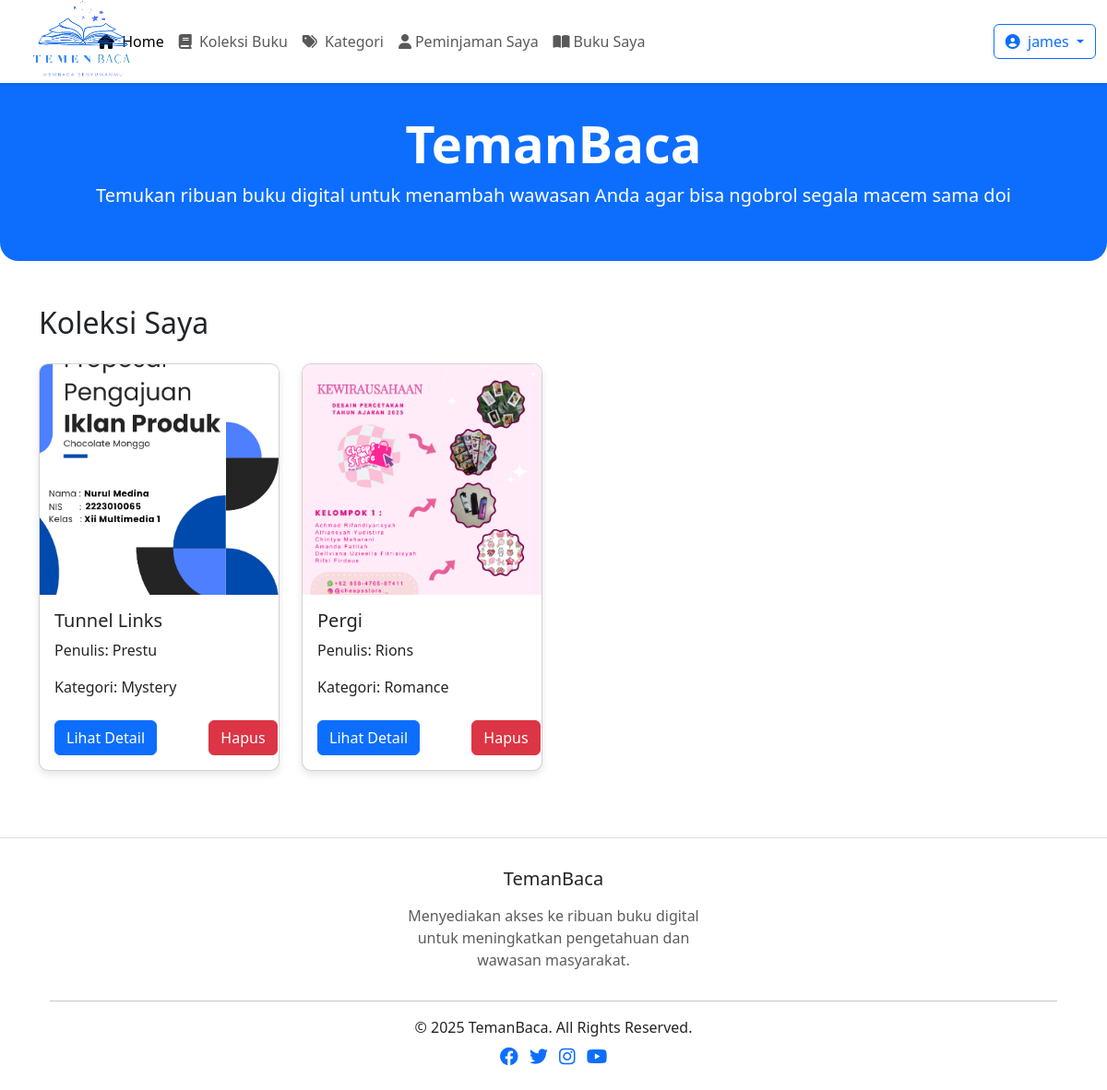
Page /index.php?page=koleksi (signed in) on the committed database.
### tables this page shows
CREATE TABLE `buku` (
  `bukuId` int(11) NOT NULL,
  `judul_buku` varchar(25) NOT NULL,
  `penulis` varchar(25) NOT NULL,
  `penerbit` varchar(25) NOT NULL,
  `gambar_buku` varchar(100) NOT NULL,
  `kategori_id` int(11) NOT NULL,
  `ebook` int(11) NOT NULL,
  `tahun_terbit` date NOT NULL
);

CREATE TABLE `kategori` (
  `kategoriId` int(11) NOT NULL,
  `nama_kategori` varchar(25) NOT NULL
);

### modul/fungsi/Home.php (called while the page is built, shortened)
<?php
class Home{
    private $conn;
    public function __construct($db){
        $this->conn = $db;
    }
public function getWishlist($userId) {
    $query = "SELECT buku.*, kategori.nama_kategori
              FROM koleksipribadi
              JOIN buku ON koleksipribadi.bukuId = buku.bukuId
              JOIN kategori ON buku.kategori_id = kategori.kategoriId
              WHERE koleksipribadi.userId = ?";
    $stmt = $this->conn->prepare($query);
    $stmt->execute([$userId]);
    return $stmt->fetchAll(PDO::FETCH_ASSOC);
}
}
?>

### modul/halaman/koleksi.php (the view, shortened to what this page needs)
<?php
$home = new Home($conn);
$wishlist = $home->getWishlist( $userId);
?>
<div class="container mt-5">
    <h2 class="mb-4">Koleksi Saya</h2>
    <?php if (empty($wishlist)): ?>
        <div class="alert alert-warning">Wishlist Anda masih kosong.</div>
    <?php else: ?>
        <div class="row">
            <?php foreach ($wishlist as $item): ?>
                <div class="col-md-3 mb-4">
                    <div class="card">
                        <img src="admin/gambar_buku/<?= $item['gambar_buku']; ?>" class="card-img-top" alt="Cover Buku">
                        <div class="card-body">
                            <h5 class="card-title"><?= $item['judul_buku']; ?></h5>
                            <p class="card-text">Penulis: <?= $item['penulis']; ?></p>
                            <p class="card-text">Kategori: <?= $item['nama_kategori']; ?></p>
                            <div class="row">
                                <div class="col-md-8 mt-2">
                                    <a href="?page=detail_buku&id=<?= $item['bukuId']; ?>" class="btn btn-primary">Lihat Detail</a>
                                </div>
                                <div class="col-md-4 float-right">
                                <form method="POST" class="mt-2">
                                <button type="submit" name="hapus_wishlist" class="btn btn-danger">Hapus</button>
                            </form>
                                </div>
                            </div>
                        </div>
                    </div>
                </div>
            <?php endforeach; ?>
        </div>
    <?php endif; ?>
</div>

### modul/component/header.php (style rules this page uses)
.card { transition: transform 0.3s; height: 100%; border-radius: 10px; box-shadow: 0 4px 8px rgba(0, 0, 0, 0.1); overflow: hidden; }
.card-img-top { height: 250px; object-fit: cover; }

### rows in the picture
buku: gambar_buku (picture), judul_buku "Tunnel Links", penulis "Prestu", kategori.nama_kategori "Mystery"
buku: gambar_buku (picture), judul_buku "Pergi", penulis "Rions", kategori.nama_kategori "Romance"

### other values in the picture
$data['username'] "james"
